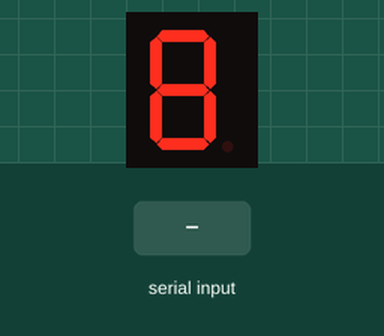
Recording of a sketch running on a simulated Arduino Uno, built with avr-gcc and run on an emulated ATmega328P. On the bench: 1-digit seven-segment display. Wiring (inferred from the names in the program): 1-digit 7-segment display, segments lit when HIGH: segments pin 3, pin 4, pin 5, pin 6, pin 7, pin 8, pin 9. The inputs (shaded band) are chosen by the test bench. The segment pins are drawn as the display they are named for.

Above: at 1.2 s.
1.3 s: "0" received over Serial
At 2.4 s:
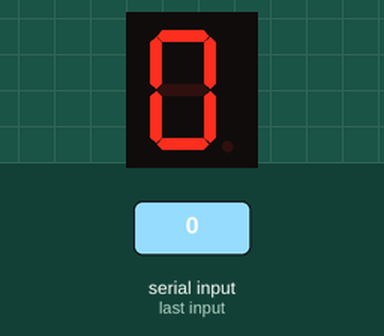
2.8 s: "1" received over Serial
At 3.5 s:
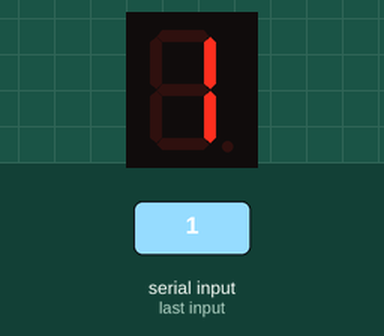
4.3 s: "2" received over Serial
At 4.7 s:
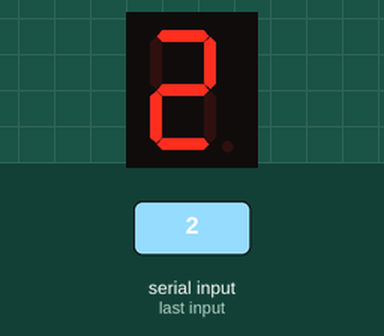
5.8 s: "3" received over Serial
At 7.0 s:
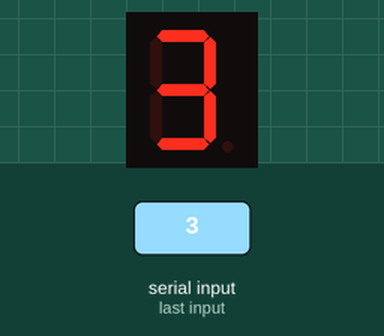
7.3 s: "4" received over Serial
At 8.1 s:
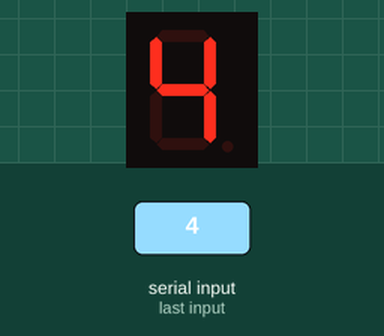
8.8 s: "5" received over Serial
At 9.3 s:
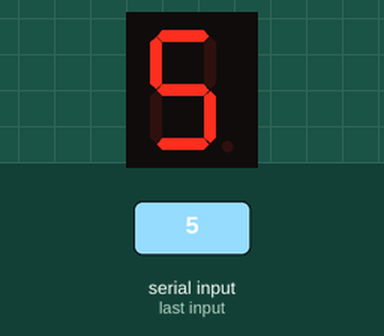
Timing chart, 0 to 11.3 s (numbered marks = the images above; inputs shaded):
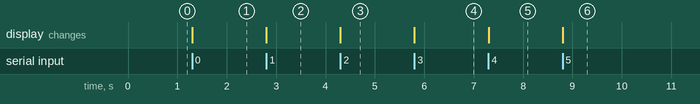

Measured:
- after the input at 1.3 s, the display: changes at once (image 1)
- after the input at 2.8 s, the display: changes at once (image 2)
- after the input at 4.3 s, the display: changes at once (image 3)
- after the input at 5.8 s, the display: changes at once (image 4)
- after the input at 7.3 s, the display: changes at once (image 5)
- after the input at 8.8 s, the display: changes at once (image 6)

The sketch:

Display_7_seg.ino
```cpp
//definimos los pines de nuestro display de 7 segmentos
int Pins[]={3,4,5,6,7,8,9};
//empezamos con nuestros valores en 1
int valores[]={1,1,1,1,1,1,1};
//vamos a usar un char para guardar las variables pq vamos a utilizar letras y numeros
char x;

void setup() {
  // put your setup code here, to run once:
  Serial.begin(9600);

  //declaramos todos los pines como output
  for(int i = 0; i < 7; i++){
    pinMode(Pins[i],OUTPUT);
  }
}

void loop() {
  // put your main code here, to run repeatedly:
  //hacemos un read de parte del usuario en consola
  x = Serial.read();
  //Llamamos a nuestra funcion numero con nuestro variable x para obtener un arreglo de nuestros valores
  numero(x);
  //ciclo para prender los pines
  for(int i = 0; i < 7;i++)
  //nuestros pines estan como los declaramos de manera global, los valores son de nuestra funcion numero
    digitalWrite(Pins[i],valores[i]);
}


void numero(char numero){
  switch(numero){
    case '0':
      valores[0] = 1;
      valores[1] = 1;
      valores[2] = 1;
      valores[3] = 1;
      valores[4] = 1;
      valores[5] = 1;
      valores[6] = 0;
    break;

    case '1':
      valores[0] = 0;
      valores[1] = 1;
      valores[2] = 1;
      valores[3] = 0;
      valores[4] = 0;
      valores[5] = 0;
      valores[6] = 0;
    break;

    case '2':
      valores[0] = 1;
      valores[1] = 1;
      valores[2] = 0;
      valores[3] = 1;
      valores[4] = 1;
      valores[5] = 0;
      valores[6] = 1;
    break;

    case '3':
      valores[0] = 1;
      valores[1] = 1;
      valores[2] = 1;
      valores[3] = 1;
      valores[4] = 0;
      valores[5] = 0;
      valores[6] = 1;
    break;

    case '4':
      valores[0] = 0;
      valores[1] = 1;
      valores[2] = 1;
      valores[3] = 0;
      valores[4] = 0;
      valores[5] = 1;
      valores[6] = 1;
    break;

    case '5':
      valores[0] = 1;
      valores[1] = 0;
      valores[2] = 1;
      valores[3] = 1;
      valores[4] = 0;
      valores[5] = 1;
      valores[6] = 1;
    break;

    case '6':
      valores[0] = 1;
      valores[1] = 0;
      valores[2] = 1;
      valores[3] = 1;
      valores[4] = 1;
      valores[5] = 1;
      valores[6] = 1;
    break;

    case '7':
      valores[0] = 1;
      valores[1] = 1;
      valores[2] = 1;
      valores[3] = 0;
      valores[4] = 0;
      valores[5] = 0;
      valores[6] = 0;
    break;

    case '8':
      valores[0] = 1;
      valores[1] = 1;
      valores[2] = 1;
      valores[3] = 1;
      valores[4] = 1;
      valores[5] = 1;
      valores[6] = 1;
    break;

    case '9':
      valores[0] = 1;
      valores[1] = 1;
      valores[2] = 1;
      valores[3] = 0;
      valores[4] = 0;
      valores[5] = 1;
      valores[6] = 1;
    break;

    case 'a':
      valores[0] = 1;
      valores[1] = 1;
      valores[2] = 1;
      valores[3] = 0;
      valores[4] = 1;
      valores[5] = 1;
      valores[6] = 1;
    break;

    case 'b':
      valores[0] = 0;
      valores[1] = 0;
      valores[2] = 1;
      valores[3] = 1;
      valores[4] = 1;
      valores[5] = 1;
      valores[6] = 1;
    break;

    case 'c':
      valores[0] = 1;
      valores[1] = 0;
      valores[2] = 0;
      valores[3] = 1;
      valores[4] = 1;
      valores[5] = 1;
      valores[6] = 0;
    break;

    case 'd':
      valores[0] = 0;
      valores[1] = 1;
      valores[2] = 1;
      valores[3] = 1;
      valores[4] = 1;
      valores[5] = 0;
      valores[6] = 1;
    break;

    case 'e':
      valores[0] = 1;
      valores[1] = 0;
      valores[2] = 0;
      valores[3] = 1;
      valores[4] = 1;
      valores[5] = 1;
      valores[6] = 1;
    break;

    case 'f':
      valores[0] = 1;
      valores[1] = 0;
      valores[2] = 0;
      valores[3] = 0;
      valores[4] = 1;
      valores[5] = 1;
      valores[6] = 1;
    break;
  }
}
```
